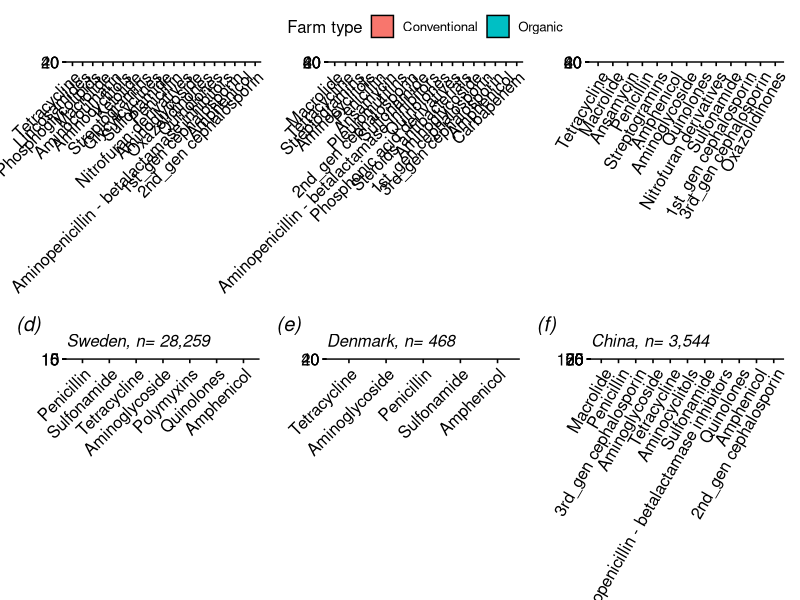

R code for this plot:
library(tidyverse)
library(ggplot2)
library(dplyr)
library(ggpubr)
library(patchwork)

#Load data
main_data <- read_csv("conv.csv")

data1 <- main_data %>%
  group_by(country) %>%
  select("country",
         "doi",
         "farm_type",
         "host",
         "antimicrobial_compound",
         "antimicrobial_class",
         "pathogen",
         "percent_resistant",
         "no_isolates_resistant",
         "no_isolates_susceptible",
         "no_isolates_intermidiate",
         "no_isolates" )

#changing percentage resistance into numeric class and rounding off  
data1$percent_resistant <- as.numeric(as.character
                                      (data1$percent_resistant))

data1$percent_resistant <- round(data1$percent_resistant, digits = 0)

data2 <- data1 %>%
  select("doi",
         "country",
         "farm_type",
         "host",
         "antimicrobial_compound",
         "antimicrobial_class",
         "pathogen",
         "percent_resistant",
         "no_isolates_resistant",
         "no_isolates_susceptible",
         "no_isolates_intermidiate",
         "no_isolates" )






data3 <- data2 %>%select("country",
                         "doi",
                         "farm_type",
                         "host",
                         "antimicrobial_class",
                         "pathogen",
                         "percent_resistant", "no_isolates")%>%
  filter(pathogen != "Arcanobacterium pyogenes", pathogen != "Corynebacterium bovis",
         pathogen != "Environmental streptococci")


#changing percentage resistance into numeric class and rounding off  
data3$percent_resistant <- as.numeric(as.character
                                      (data3$percent_resistant))

data3$percent_resistant <- round(data3$percent_resistant, digits = 0)




usa<- data3
#create a function to return the number of resistant isolates
new.function1 <- function(x,y) {
  (x*y)/100}

ResIsousa <- mapply(new.function1, usa$percent_resistant, usa$no_isolates)
ResIsousa <- round(ResIsousa, digits = 0)
AMR.tmp.usa <- cbind(usa, ResIsousa)

#determine total NIsolates
usaNIsolates <- aggregate(no_isolates ~ doi + country + farm_type + 
                              antimicrobial_class + pathogen + percent_resistant+
                              ResIsousa, data = AMR.tmp.usa, FUN = sum)


usaNIsolates$no_isolates <- sapply(usaNIsolates$no_isolates, function(x) sum(unlist(x)))

#aggregate all resistant isolates and all NIsolates by speciesag, compound and region
usares <- aggregate(ResIsousa ~ antimicrobial_class  + farm_type+
                        country, 
                      data = AMR.tmp.usa, FUN = sum)
usaAll <- aggregate(no_isolates ~ antimicrobial_class  + farm_type+
                        country, 
                      data = AMR.tmp.usa, FUN = sum)
#and divide ResIso/NIsolates to return true mean
usaMean <- round((usares$ResIsousa /usaAll$no_isolates)*100, digits = 0)
usaMeanDF <- as.data.frame(cbind(usares$antimicrobial_class,
                                   usares$farm_type, usares$country,
                                  usaMean, usaAll$no_isolates))
colnames(usaMeanDF) <- c("antimicrobial_class","farm_type","country",
                           "Mean","no_isolates")
usaMeanDF$Mean <- as.numeric(as.character(usaMeanDF$Mean))
usaMeanDF$no_isolates <- as.numeric(as.character(usaMeanDF$no_isolates))
#restrict display drug pairings where NIsolates > 10
usaMeanDF = usaMeanDF[which(usaMeanDF$no_isolates >= 10),]

# Compute the 95% CI of proportion where x = p_hat and y = n two tailed z = 1.96
CI.function <- function(x,y) {
  x + c(-1.96,1.96)*sqrt(x*(1-x)/y)}

#95% CI
CIusa<- as.data.frame(t(mapply(CI.function, usaMeanDF$Mean/100, usaMeanDF$no_isolates)))
usaMeanDF <-cbind(usaMeanDF, round(CIusa*100, digits = 0))
colnames(usaMeanDF) <- c("antimicrobial_class", "farm_type","country",
                           "Mean","no_isolates","CILow","CIHigh")
usaMeanDF$CILow[usaMeanDF$CILow < 0] = 0
usaMeanDF$CIHigh[usaMeanDF$CIHigh >100] = 100

##remove data with less than 1% resistance
usaMeanDF <- usaMeanDF%>%
  filter(Mean>1)

country.data <- usaMeanDF

##Mean percentage resistance in each farm type
df1 <- aggregate(Mean~farm_type, data = country.data, FUN = mean)





##usa bar plot
usa.1 <- usaMeanDF %>%
  filter(country == "United States of America")

usa.1<- usa.1[order(-usa.1$Mean), ]

usa.bar <- ggbarplot(usa.1, "antimicrobial_class", "Mean", 
                               fill = "farm_type", position = position_dodge(0.7),
                               subtitle = "USA, n= 22,122",
                               xlab = FALSE, ylab = FALSE,
                               legend.title = "Farm type",
                               font.subtitle = "italic")+
  rotate_x_text(45)+
  geom_linerange(aes(group = farm_type, ymax = CIHigh, ymin = CILow),
                 position = position_dodge(width = 0.7))




##Denmark plot

den.1 <- usaMeanDF %>%
  filter(country == "Denmark")

den.1<- den.1[order(-den.1$Mean), ]

den.bar <- ggbarplot(den.1, "antimicrobial_class", "Mean", 
                     fill = "farm_type", position = position_dodge(0.7),
                     subtitle = "Denmark, n= 468 ",
                     xlab = FALSE, ylab = FALSE,
                     legend.title = "Farm type",
                     font.subtitle = "italic")+
  rotate_x_text(45)+
  geom_linerange(aes(group = farm_type, ymax = CIHigh, ymin = CILow),
                 position = position_dodge(width = 0.7))





##Sweden bar plot

swe.1 <- usaMeanDF %>%
  filter(country == "Sweden")

swe.1<- swe.1[order(-swe.1$Mean), ]

sweden.bar <- ggbarplot(swe.1, "antimicrobial_class", "Mean", 
                     fill = "farm_type", position = position_dodge(0.7),
                     subtitle = "Sweden, n= 28,259",
                     xlab = FALSE, ylab = FALSE,
                     legend.title = "Farm type",
                     font.subtitle = "italic")+
  rotate_x_text(45)+
  geom_linerange(aes(group = farm_type, ymax = CIHigh, ymin = CILow),
                 position = position_dodge(width = 0.7))





##South kores bar plot

s.k1 <- usaMeanDF %>%
  filter(country == "South Korea")

s.k1<- s.k1[order(-s.k1$Mean), ]

Southkorea.bar <- ggbarplot(s.k1, "antimicrobial_class", "Mean", 
                        fill = "farm_type", position = position_dodge(0.7),
                        subtitle = "South Korea, n= 2,382",
                        xlab = FALSE, ylab = FALSE,
                        legend.title = "Farm type",
                        font.subtitle = "italic")+
  rotate_x_text(60)+
  geom_linerange(aes(group = farm_type, ymax = CIHigh, ymin = CILow),
                 position = position_dodge(width = 0.7))




##China bar plot

china.1 <- usaMeanDF %>%
  filter(country == "China")

china.1<- china.1[order(-china.1$Mean), ]

china.bar <- ggbarplot(china.1, "antimicrobial_class", "Mean", 
                            fill = "farm_type", position = position_dodge(0.7),
                            subtitle = "China, n= 3,544",
                            xlab = FALSE, ylab = FALSE,
                            legend.title = "Farm type",
                            font.subtitle = "italic")+
  rotate_x_text(60)+
  geom_linerange(aes(group = farm_type, ymax = CIHigh, ymin = CILow),
                 position = position_dodge(width = 0.7))






##Germany bar plot

ger.1 <- usaMeanDF %>%
  filter(country == "Germany")

ger.1<- ger.1[order(-ger.1$Mean), ]

germany.bar <- ggbarplot(ger.1, "antimicrobial_class", "Mean", 
                       fill = "farm_type", position = position_dodge(0.7),
                       subtitle = "Germany, n= 17,808",
                       xlab = FALSE, ylab = FALSE,
                       legend.title = "Farm type",
                       font.subtitle = "italic")+
  rotate_x_text(45)+
  geom_linerange(aes(group = farm_type, ymax = CIHigh, ymin = CILow),
                 position = position_dodge(width = 0.7))








##Putting all plots together using patchwork

country.plot <- (usa.bar | germany.bar | Southkorea.bar) / 
  (sweden.bar | den.bar | china.bar)+
  plot_annotation(tag_levels = "a",
                  tag_prefix = "(",
                  tag_suffix = ")")+
  plot_layout(guides = "collect")&
  theme(plot.tag = element_text(face = "italic"),
        legend.position = "top")


country.plot

#ggsave(filename = "country.png",country.plot)
